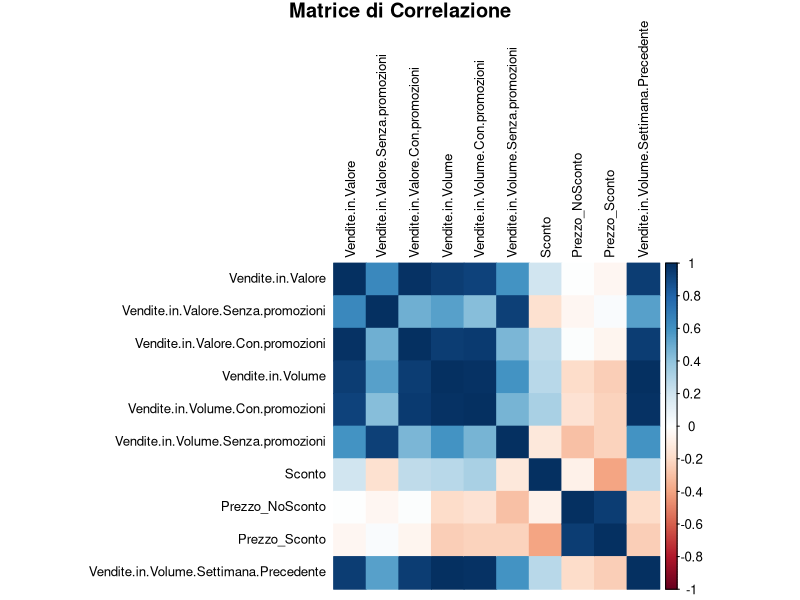
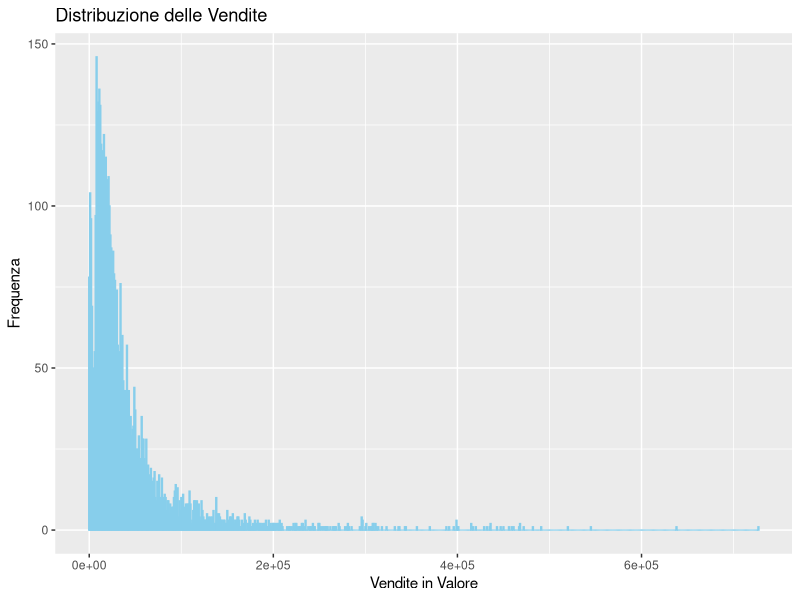
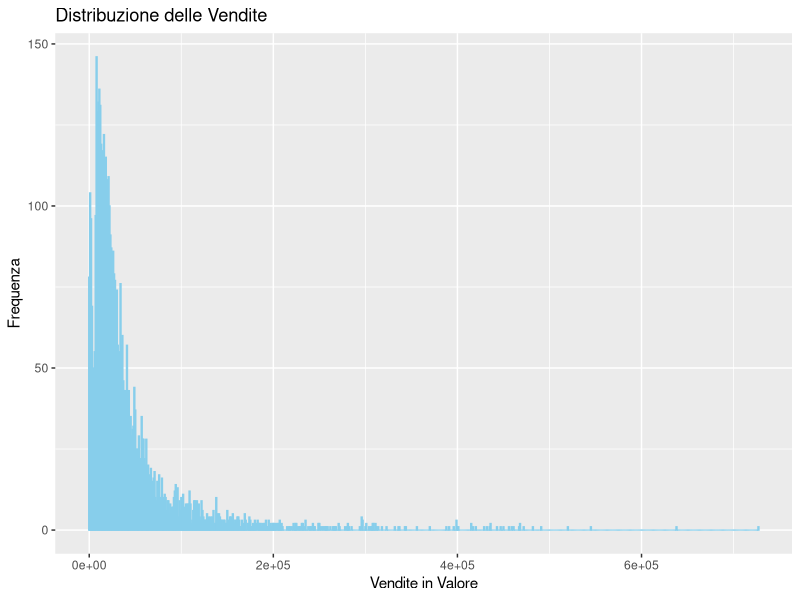
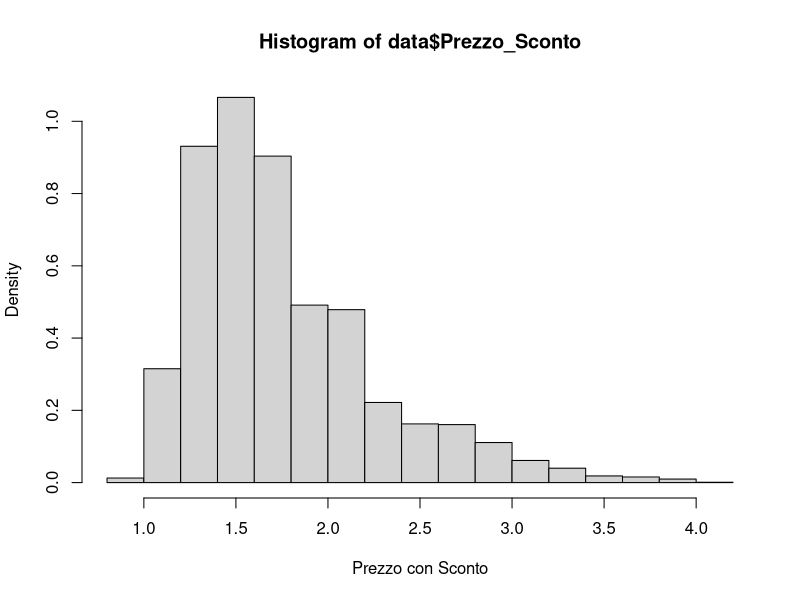
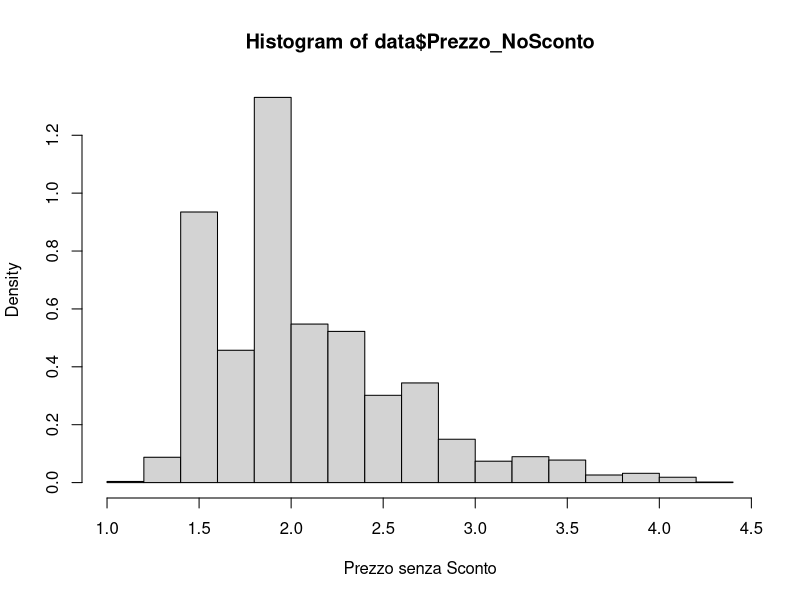
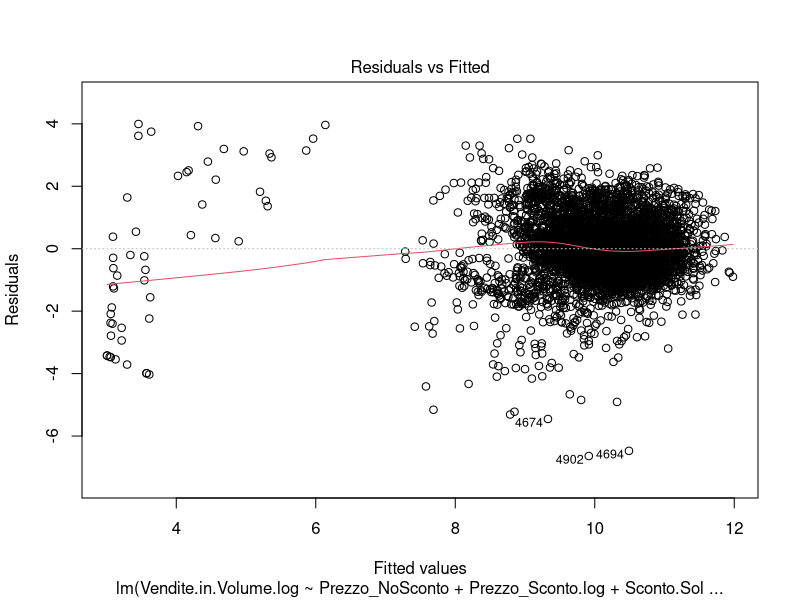
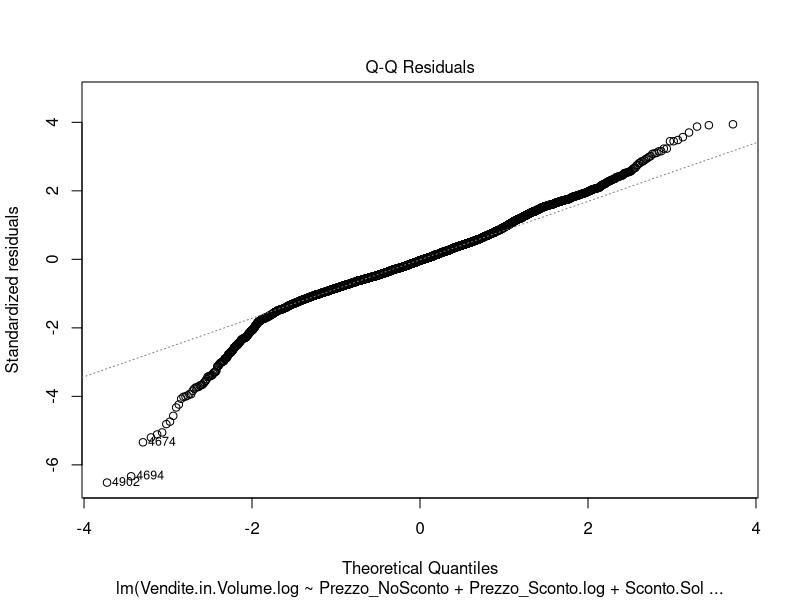
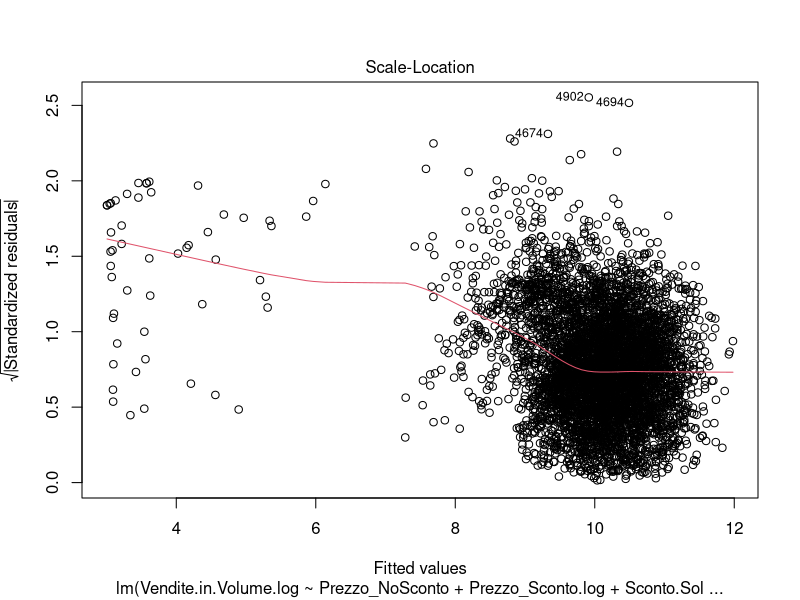

Source code (R) for these figures, in order:
# Libraries -------------------------------------------------------------------
library(dplyr)
library(zoo)
library(ggplot2)
library(broom)
library(corrplot)
library(insight)
library(lattice)
library(lme4)
library(lubridate)
library(tidyr)
library(plm)

# Creating Dataset for Regression -------------------------------------------------------------------

data <- read.csv('./Datasets/top20_products.csv')

data$Time <- ymd(data$Time)
data$Year <- year(data$Time)
data$Month <- month(data$Time)
data <- data %>%
  mutate_at(vars(8:38), as.factor)

colnames(data)[colnames(data) == "Vendite.in.Valore.Solo.Special.Pack"] <- "Sconto.Solo.Special.Pack"
colnames(data)[colnames(data) == "Vendite.in.Valore.Solo.Volantino"] <- "Sconto.Solo.Volantino"
colnames(data)[colnames(data) == "Vendite.in.Valore.Solo.Display"] <- "Sconto.Solo.Display"
colnames(data)[colnames(data) == "Vendite.in.Valore.Solo.Riduzione.Prezzo"] <- "Sconto.Solo.Riduzione.Prezzo"
colnames(data)[colnames(data) == "Vendite.in.Valore.Solo.Sconto.Loyalty"] <- "Sconto.Solo.Loyalty"
# we do the regression using only these types of discounts 
data[, 13:38] <- NULL

data$Prezzo_NoSconto <- data$Vendite.in.Valore.Senza.promozioni / data$Vendite.in.Volume.Senza.promozioni
data$Prezzo_Sconto <- data$Vendite.in.Valore.Con.promozioni / data$Vendite.in.Volume.Con.promozioni
data <- data %>%
  mutate(Prezzo_Sconto = ifelse(is.na(Prezzo_Sconto), Prezzo_NoSconto, Prezzo_Sconto))

# add column for Holidays
easter_dates <- as.Date(c("2019-04-21", "2020-04-12", "2021-04-04", "2022-04-17", "2023-04-09", "2024-03-31"))
christmas_periods <- seq.Date(from = as.Date("2019-12-20"), to = as.Date("2024-01-06"), by = "year")

is_easter_period <- function(date) {
  any(sapply(easter_dates, function(easter) abs(as.numeric(difftime(date, easter, units = "days"))) <= 7))
}

is_christmas_period <- function(date) {
  any(sapply(christmas_periods, function(christmas) {
    christmas_start <- as.Date(format(christmas, "%Y-12-20"))
    christmas_end <- as.Date(format(christmas + 17, "%Y-%m-%d")) # Natale fino a 6 Gennaio
    date >= christmas_start & date <= christmas_end
  }))
}

data <- data %>%
  mutate(is_holiday = ifelse(sapply(Time, function(date) is_easter_period(date) | is_christmas_period(date)), 1, 0))


# add a column for Summer
is_summer_period <- function(date) {
  year <- year(date)
  summer_start <- as.Date(paste0(year, "-06-21"))
  summer_end <- as.Date(paste0(year, "-09-23"))
  date >= summer_start & date <= summer_end
}

data <- data %>%
  mutate(is_summer = ifelse(sapply(Time, is_summer_period), 1, 0))

data <- data %>%
  mutate_at(vars(21:22), as.factor)

# add column for lag regression 
data <- data %>%
  arrange(Time) %>% # Assicurati che i dati siano ordinati per il tempo
  mutate(Vendite.in.Volume.Settimana.Precedente = lag(Vendite.in.Volume, default = 0))


# Correlation plot -------------------------------------------------------------------

numeric_vars <- data[, -c(17,18)] %>% select_if(is.numeric)
cor_matrix <- cor(numeric_vars, use = "complete.obs")
corrplot(cor_matrix, method = 'color', type = 'full', 
         tl.col = "black", tl.cex = 0.8,
         title = "Matrice di Correlazione", mar = c(0, 0, 1, 0))

rm(numeric_vars)


# Take a look at data -------------------------------------------------------------------

ggplot(data, aes(x = Vendite.in.Volume)) + 
  geom_histogram(binwidth = 1000, fill = "grey", color = "skyblue") +
  labs(title = "Distribuzione delle Vendite", x = "Vendite in Valore", y = "Frequenza")

ggplot(data, aes(x = Vendite.in.Volume.Settimana.Precedente)) + 
  geom_histogram(binwidth = 1000, fill = "grey", color = "skyblue") +
  labs(title = "Distribuzione delle Vendite", x = "Vendite in Valore", y = "Frequenza")

hist(data$Prezzo_Sconto, prob = T, xlab = 'Prezzo con Sconto')
hist(data$Prezzo_NoSconto, prob = T, xlab = 'Prezzo senza Sconto')

# apply the log 
data <- data %>%
  mutate(Vendite.in.Volume.log = log(Vendite.in.Volume),
         Prezzo_Sconto.log = log(Prezzo_Sconto))

data <- data %>%
  mutate(Vendite.in.Volume.Settimana.Precedente.log = ifelse(Vendite.in.Volume.Settimana.Precedente != 0,
                                                             log(Vendite.in.Volume.Settimana.Precedente),
                                                             0))


# Linear regression for Volume Sales -------------------------------------------------------------------

model.0 <- lm(Vendite.in.Volume.log ~ Prezzo_NoSconto + Prezzo_Sconto.log +
                  Sconto.Solo.Special.Pack + Sconto.Solo.Volantino + 
                  Sconto.Solo.Display + Sconto.Solo.Riduzione.Prezzo + 
                  Sconto.Solo.Loyalty + is_holiday + is_summer + Month + Year,
              data = data)
summary(model.0) # 0.4482
# the model is significative, even if the R_adj is not really high

model.1 <- lm(Vendite.in.Volume.log ~ Prezzo_NoSconto + Prezzo_Sconto.log +
                Sconto.Solo.Special.Pack + Sconto.Solo.Volantino + 
                Sconto.Solo.Display + Sconto.Solo.Riduzione.Prezzo + 
                is_holiday + is_summer + Month + Year, data = data)
summary(model.1) # 0.4475 


model.2 <- lm(Vendite.in.Volume.log ~ Prezzo_NoSconto + Prezzo_Sconto.log +
                Sconto.Solo.Volantino + 
                Sconto.Solo.Display + Sconto.Solo.Riduzione.Prezzo + 
                is_holiday + is_summer + Month + Year, data = data)
summary(model.2) # 0.4465 

plot(model.2)


model.3 <- lm(Vendite.in.Volume.log ~ Prezzo_NoSconto + Prezzo_Sconto.log +
                Sconto.Solo.Volantino + 
                Sconto.Solo.Display + Sconto.Solo.Riduzione.Prezzo + 
                is_holiday + is_summer + Year, data = data)
summary(model.3)  # 0.4454

plot(model.3)


model.4 <- lm(Vendite.in.Volume.log ~ Prezzo_NoSconto + Prezzo_Sconto.log +
                 Sconto.Solo.Volantino + 
                 Sconto.Solo.Display + Sconto.Solo.Riduzione.Prezzo + 
                 is_summer + Year, data = data)
summary(model.4) # 0.443


 
model.5 <- plm(Vendite.in.Volume.log ~ Prezzo_NoSconto + Prezzo_Sconto.log +
                Sconto.Solo.Volantino + 
                Sconto.Solo.Display + Sconto.Solo.Riduzione.Prezzo + 
                is_summer + Year, data = data, index = c("Product"))
summary(model.5) 
y <- as.numeric(fitted(model.5))
res <- as.numeric(residuals(model.5))
plot(y,res)
 


# vanno sicuramente tolte delle osservazioni outlier / leverage
leverage <- hatvalues(model.4)
plot(leverage)
data.1 <- data[leverage <= 0.015, ]
# non riesco a fittare il modello model.4


# Prediction

predicted_vols <- predict(model.4, data)
data$Predicted.Volumes.log <- predicted_vols

data <- data %>%
  mutate(Predicted.Volumes = exp(Predicted.Volumes.log))


data.brand <- data[which(data$Brand == 'BECK S'),]
ggplot(data.brand, aes(x = Time)) + 
  geom_point(aes(y = Vendite.in.Volume, color = "Actual Volumes"), cex = .7) + 
  geom_point(aes(y = Predicted.Volumes, color = "Predicted Volumes"), cex = .7) + 
  labs(title = "Actual Volumes vs. Predicted", x = "Time", y = "Volumes") +
  scale_color_manual(values = c("Actual Volumes" = "blue", "Predicted Volumes" = "red")) +
  theme_minimal()


# Lag regression for Volume Sales -------------------------------------------------------------------

model.4 <- lm(Vendite.in.Volume.log ~ Prezzo_NoSconto + Prezzo_Sconto.log +
                Sconto.Solo.Volantino + 
                Sconto.Solo.Display + Sconto.Solo.Riduzione.Prezzo + 
                is_summer + Year + Vendite.in.Volume.Settimana.Precedente.log, data = data)
summary(model.4)

model.5 <- plm(Vendite.in.Volume.log ~ Prezzo_NoSconto + Prezzo_Sconto.log +
                 Sconto.Solo.Volantino + 
                 Sconto.Solo.Display + Sconto.Solo.Riduzione.Prezzo + 
                 is_summer + Year, data = data, index = c("Product"))
summary(model.5) 
